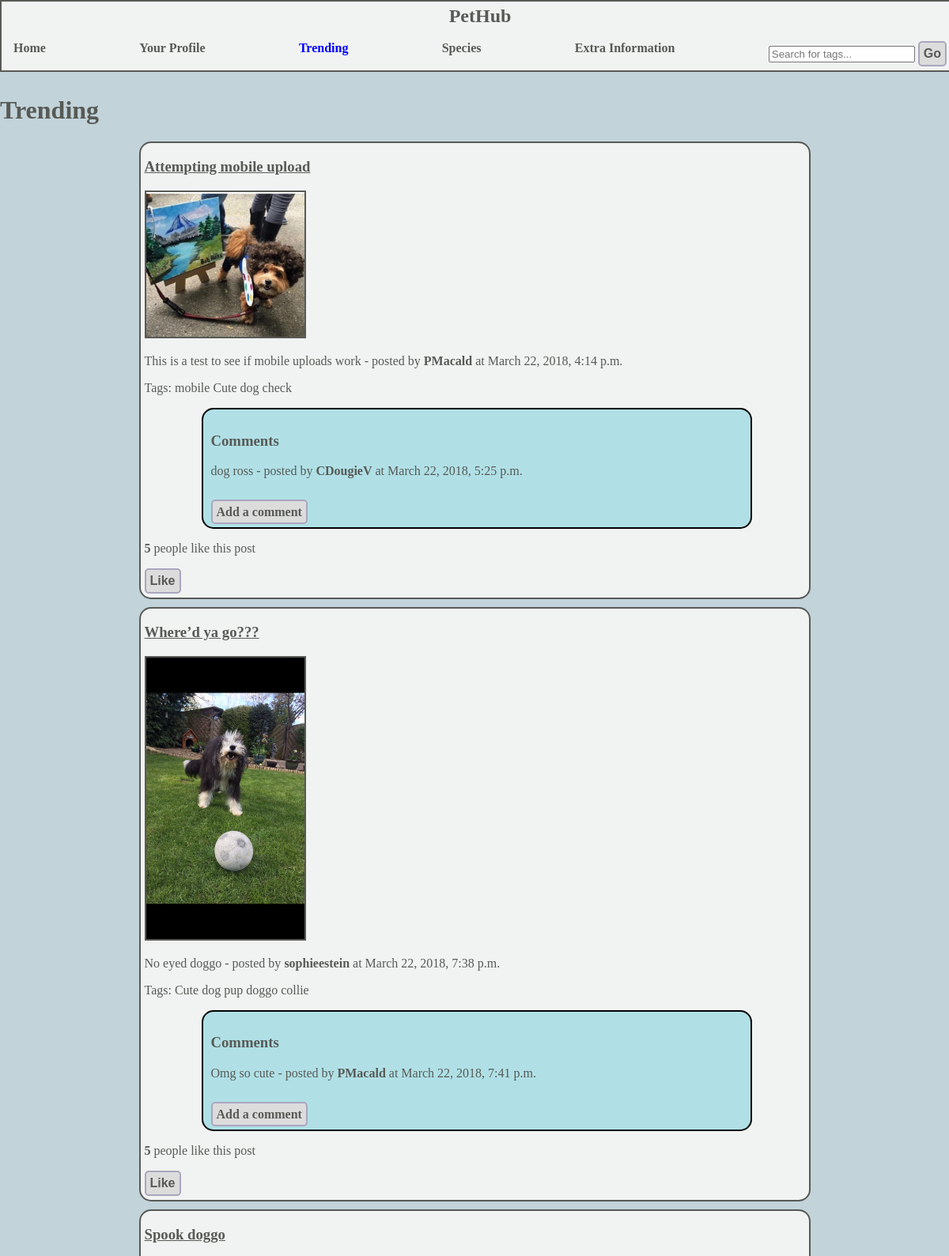
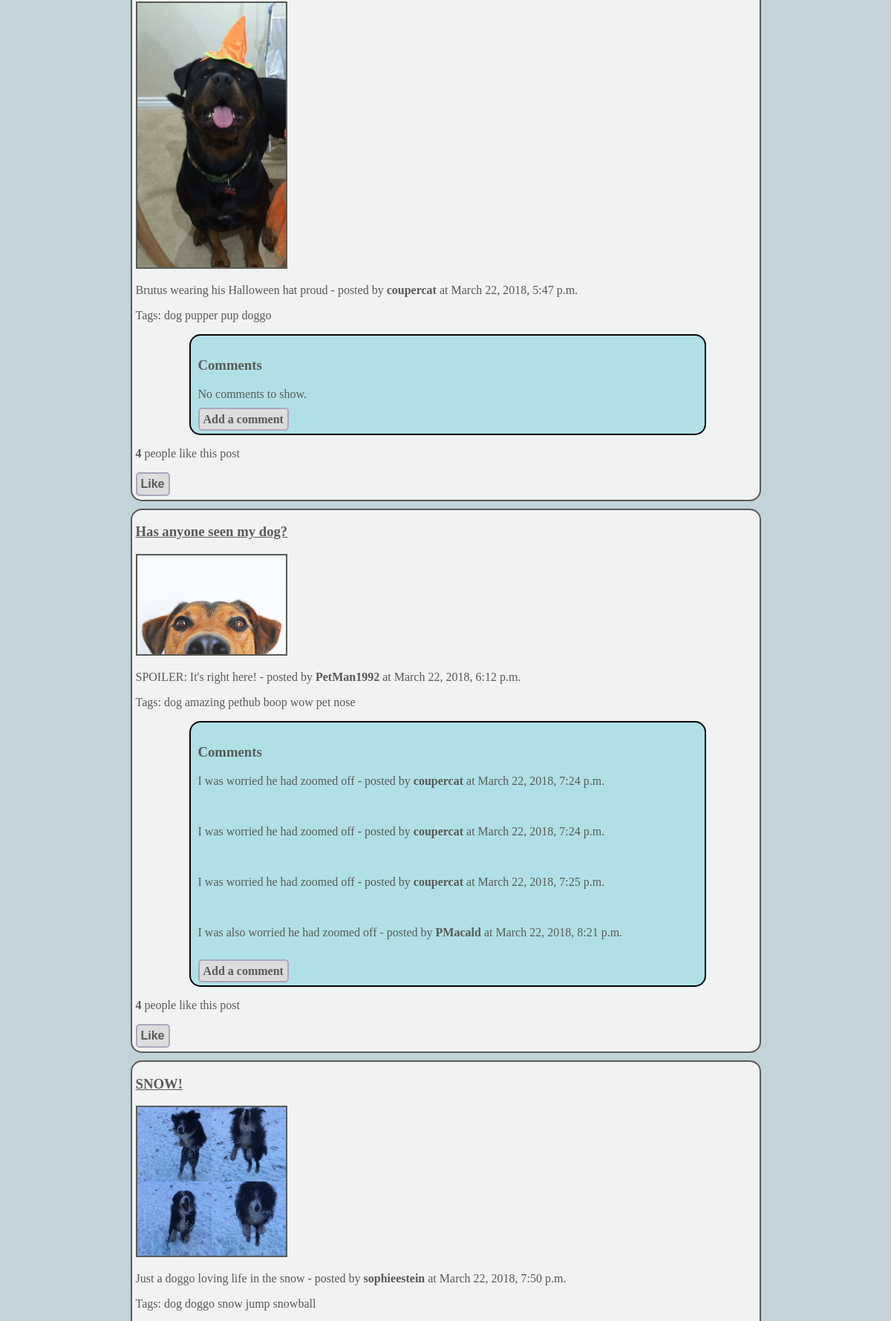
Screenshot of /pethub/trending/ (signed in, upper part) with the database file from the repository (2 pictures, top to bottom).
### pethub/models.py (models this page shows, shortened)
class Post(models.Model):
    title = models.CharField(max_length=100, default="")
    liked_users =  models.ManyToManyField(User, related_name="liked",default=None)
    likes = models.IntegerField(default=0)
    description = models.CharField(max_length=300,default="")
    picture = models.ImageField(upload_to="post_images",blank=True)
    upload_date = models.DateTimeField(auto_now_add=True)
    tags = TaggableManager(blank=True)
    user = models.ForeignKey(User, null=True)

class Comment(models.Model):
    comment_text = models.CharField(max_length=100, default="")
    upload_date = models.DateTimeField(auto_now_add=True)
    user = models.ForeignKey(User, null=True)
    post = models.ForeignKey(Post, null=True, related_name = "comments")

### pethub/views.py (the view)
@login_required
def trending(request):
    posts = Post.objects.order_by('-likes')
    post_list = paginate(posts, request)
    post_list = set_likes(post_list)
    response = render(request, 'pethub/trending.html', {'post_list' : post_list,
                                                        'feed_required': True})
    return response

### pethub/views.py (called while the page is built)
def set_likes(post_list):
    for post in post_list:
        likes = post.liked_users.count()
        post.likes = likes
        post.save()
    return post_list

def paginate(posts, request):
    paginator = Paginator(posts,20)
    page = request.GET.get('page')
    try:
        post_list = paginator.page(page)
    except PageNotAnInteger:
        post_list = paginator.page(1)
    except EmptyPage:
        post_list = paginator.page(paginator.num_pages)
    return post_list

### templates/pethub/trending.html (shortened to what this page needs)
{% extends "pethub/base.html" %}
{% load staticfiles %}
{% block body_block %}
<h1>Trending</h1>
{% endblock %}

### templates/pethub/base.html (shortened to what this page needs)
<!DOCTYPE html>
{% load staticfiles %}
<html>
	<head>
			<link rel="stylesheet" type="text/css" href="{% static 'css/styles.css' %}" />
		</head>
		<body>
			<div id="navbar">
				<a href="{% url 'index' %}">
						<h2>PetHub</h2>
				</a>
				<div id="navbarLinks">
					<div>
						<a href="{% url 'index'%}">Home</a>
					</div>
					<div>
					{% if user.is_authenticated %}
						<a href="{% url 'user_profile' %}{{ request.user.username }}">Your Profile</a>
					{% else %}
						<a href="{% url 'login'%}">Log in/Register</a>
					{% endif %}
					</div>
					<div>
						<a href="{% url 'trending'%}">Trending</a>
					</div>
					<div>
						<a href="{% url 'species'%}">Species</a>
					</div>
					<div>
						<a href="{% url 'extra-information'%}">Extra Information</a>
					</div>
					<div>
					<form type="GET" action="{% url 'search' %}">
					  <input placeholder="Search for tags..." type="text" name="search_term">
					  <button id="search_submit" type="submit" >Go</button>
					</form>
				</div>
				</div>
			</div>
	<div class="main">
	{% block body_block %}
	{% endblock %}
	{% if post_list %}
		{% for post in post_list %}
			<div class="post_container">
				<div class="post_title">
					<h3>{{post.title}}</h3>
				</div>
			{% if post.picture %}
				<div class="post_image">
					<img width="200px" height="auto" src="{{ MEDIA_URL }}{{post.picture}}" alt="Post image">
				</div>
			{% endif %}
			<div class="post_description"/>
				<p>{{post.description}} - posted by <a href="{% url 'user_profile' %}{{ post.user.username }}">{{post.user.username}}</a> at {{post.upload_date}}</p>
			</div>
			<div class="post_tags">
				<p>Tags:
								{% if not post.tags.all %}
									No tags assigned
								{% else %}
									{% for tag in post.tags.all %}
											{{ tag.name }}
									{% endfor %}
								{% endif %}
				</p>
			</div>
					<div class="comments_container">
					<h3>Comments</h3>
						{% if post.comments.all %}
							{% for comment in post.comments.all %}
								<p>{{comment.comment_text}} - posted by <a href="{% url 'user_profile' %}{{ comment.user.username }}">{{comment.user.username}}</a> at {{comment.upload_date}}</p></br>
							{% endfor %}
						{% else %}
							<p>No comments to show.</p>
						{% endif %}
						<a class="button_link" href="{% url 'add_comment' %}{{ post.id }}">Add a comment</a>
					</div>
					<div class="post_likes">
						<p>
							<strong class="like_count" data-postid="{{post.id}}">{{post.likes}}</strong> people like this post
						</p>
					</div>
						{% if user.is_authenticated %}
							{% if user in post.liked_users.all %}
								<button class="likes-button" data-postid="{{post.id}}"
																	class="btn btn-primary btn-sm" type="button">Unlike</button>
							{% else %}
								<button class="likes-button" data-postid="{{post.id}}"
																	class="btn btn-primary btn-sm" type="button">Like</button>
							{% endif %}
						{% endif %}
					</div>
		{% endfor %}
	{% elif not post_list and feed_required == True %}
			<h3>This page doesn't seem to have any posts! You can help us out by adding one now!</h3>
	{% endif %}
		</body>
	</html>

### static/css/styles.css (style rules this page uses)
body { background-color: #C2D3DA; margin: 0; }
#navbar { background-color: #F1F3F2; width: 100%; margin: 0 auto; border-style: solid; border-width: 2px; border-color: #585A56; position: relative; padding: 5px; }
p { font-family: Verdana; font-size: 16; color: #585A56; }
h1 { font-family: Verdana; color: #585A56; }
h2 { font-family: Verdana; color: #585A56; }
h3 { font-family: Verdana; color: #585A56; }
#navbar h2 { text-align: center; font-family: Verdana; margin: 0; color: #585A56; }
h1 { color: #585A56; }
#navbarLinks { display: flex; justify-content: space-between; padding-left: 10px; padding-right: 10px; }
.main { margin-top: 30px; }
a { font-family: Verdana; font-size: 20; text-decoration: none; color: #585A56; font-weight: bolder; }
a.activePage { color: blue; }
.post_container { position: relative; width: 70%; border-style: solid; border-width: 2px; border-color: #585A56; margin: 0 auto; padding-left: 5px; padding-bottom: 5px; margin-bottom: 10px; border-radius: 15px; background-color: #F1F3F2; }
.post_title h3 { text-decoration: underline; color: #585A56; }
.post_image img { border-style: solid; border-width: 2px; border-color: #585A56; }
.post_description { font-family: Verdana; font-size: 16; color: #585A56; }
.post_tags { font-size: 14; font-family: Verdana; color: #585A56; }
.comments_container { width: 80%; background-color: #b0e0e6; border-style: solid; border-width: 2px; border-radius: 15px; margin: 0 auto; padding: 10px; }
.button_link { border-color: #ABA6BF; border-style: solid; border-width: 2px; border-radius: 5px; padding: 5px; background-color: #DCDCDC; }
button { border-color: #ABA6BF; border-style: solid; border-width: 2px; border-radius: 5px; padding: 5px; background-color: #DCDCDC; text-align: centre; color: #585A56; font-size: 16px; font-weight: bolder; }

### rows the page displays
Post: title "Attempting mobile upload", picture (picture), description "This is a test to see if mobile uploads work", user.username "PMacald", upload_date "March 22, 2018, 4:14 p.m.", likes "5"
Tag: name "mobile"
Tag: name "Cute"
Tag: name "dog"
Tag: name "check"
Comment: comment_text "dog ross", user.username "CDougieV", upload_date "March 22, 2018, 5:25 p.m."
Post: title "Where’d ya go???", picture (picture), description "No eyed doggo", user.username "sophieestein", upload_date "March 22, 2018, 7:38 p.m.", likes "5"
Tag: name "pup"
Tag: name "doggo"
Tag: name "collie"
Comment: comment_text "Omg so cute", user.username "PMacald", upload_date "March 22, 2018, 7:41 p.m."
Post: title "Spook doggo", picture (picture), description "Brutus wearing his Halloween hat proud", user.username "coupercat", upload_date "March 22, 2018, 5:47 p.m.", shows "No comments to show.", likes "4"
Tag: name "pupper"
Post: title "Has anyone seen my dog?", picture (picture), description "SPOILER: It's right here!", user.username "PetMan1992", upload_date "March 22, 2018, 6:12 p.m.", likes "4"
Tag: name "amazing"
Tag: name "pethub"
Tag: name "boop"
Tag: name "wow"
Tag: name "pet"
Tag: name "nose"
Comment: comment_text "I was worried he had zoomed off", user.username "coupercat", upload_date "March 22, 2018, 7:24 p.m."
Comment: comment_text "I was worried he had zoomed off", user.username "coupercat", upload_date "March 22, 2018, 7:24 p.m."
Comment: comment_text "I was worried he had zoomed off", user.username "coupercat", upload_date "March 22, 2018, 7:25 p.m."
Comment: comment_text "I was also worried he had zoomed off", user.username "PMacald", upload_date "March 22, 2018, 8:21 p.m."
Post: title "SNOW!", picture (picture), description "Just a doggo loving life in the snow", user.username "sophieestein", upload_date "March 22, 2018, 7:50 p.m."
Tag: name "snow"
Tag: name "jump"
Tag: name "snowball"
